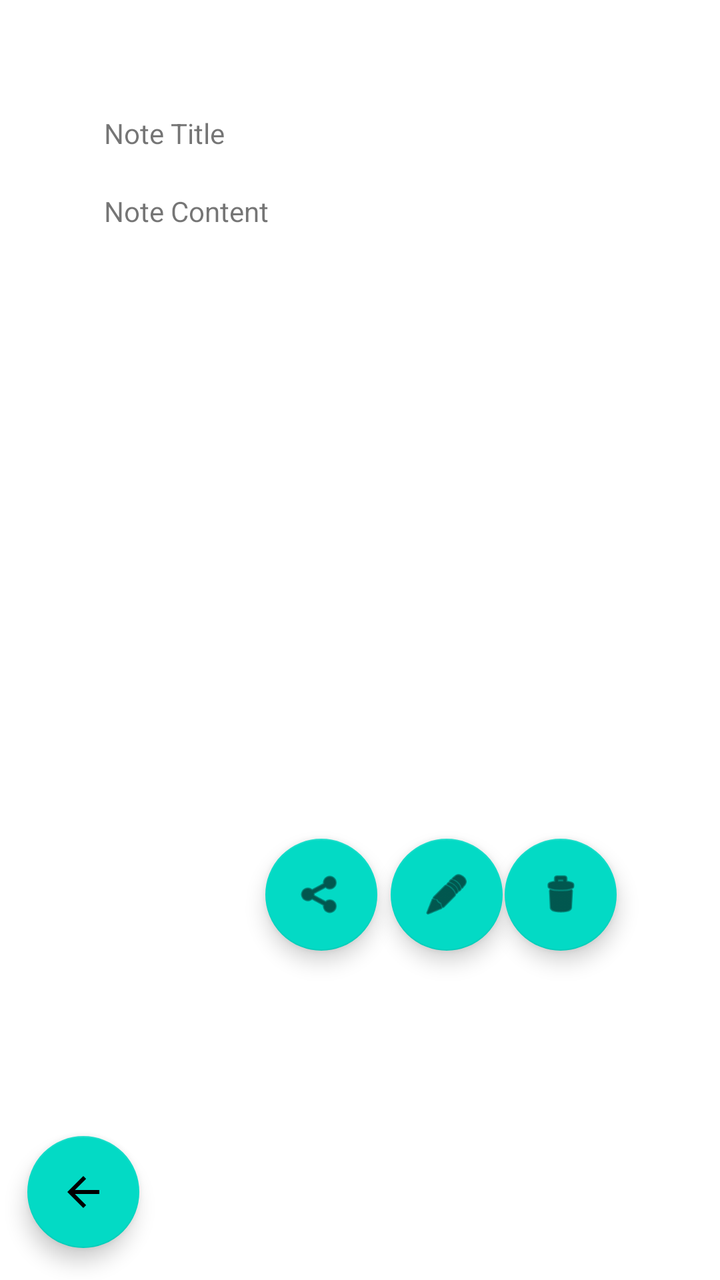
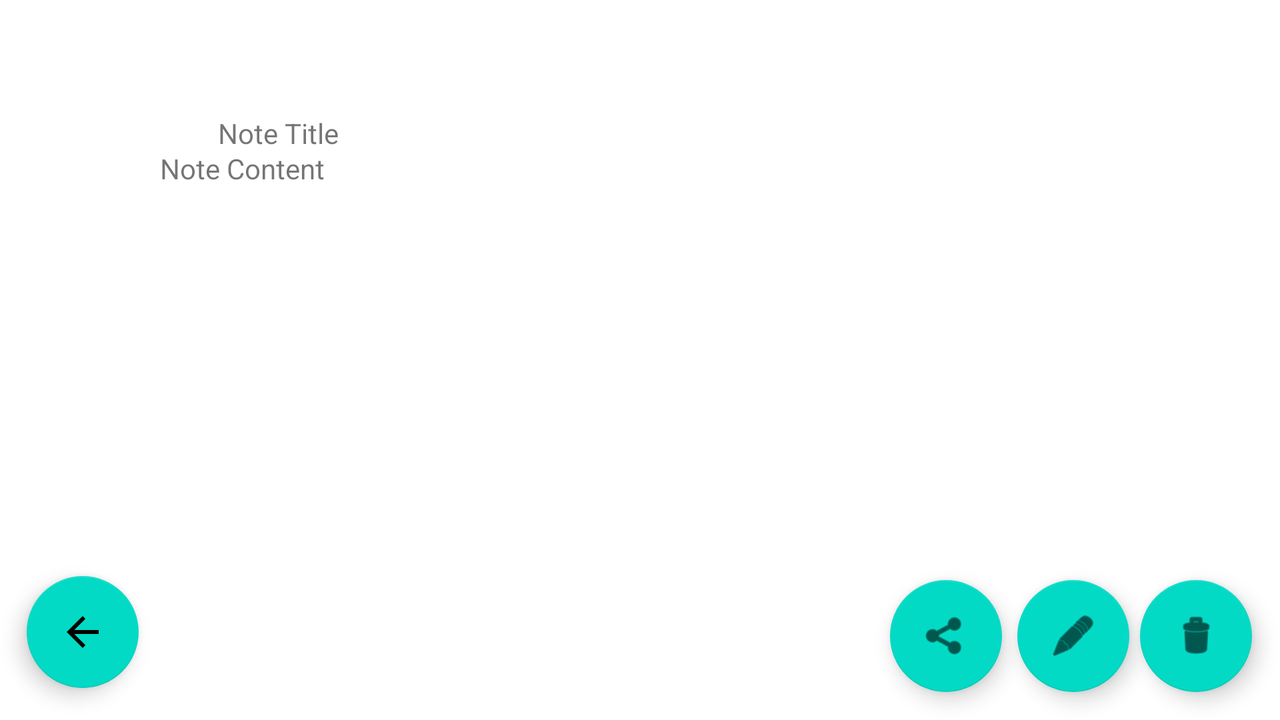

First picture: res/layout/ on a phone held upright. Second picture: the repository's own variant of that layout, on a device whose configuration matches the variant's folder. Source for both follows.
<!-- AndroidManifest.xml: application theme Theme.Smith_TaylorJ -->
<!-- res/layout/activity_course_note_details.xml -->
<?xml version="1.0" encoding="utf-8"?>
<androidx.constraintlayout.widget.ConstraintLayout xmlns:android="http://schemas.android.com/apk/res/android"
    xmlns:app="http://schemas.android.com/apk/res-auto"
    xmlns:tools="http://schemas.android.com/tools"
    android:layout_width="match_parent"
    android:layout_height="match_parent"
    tools:context=".CourseNoteDetailsActivity">

    <TextView
        android:id="@+id/noteContentTextView"
        android:layout_width="299dp"
        android:layout_height="308dp"
        android:layout_marginStart="52dp"
        android:layout_marginLeft="52dp"
        android:layout_marginTop="96dp"
        android:text="Note Content"
        app:layout_constraintStart_toStartOf="parent"
        app:layout_constraintTop_toTopOf="parent" />

    <TextView
        android:id="@+id/noteTitleTextView"
        android:layout_width="wrap_content"
        android:layout_height="wrap_content"
        android:layout_marginStart="52dp"
        android:layout_marginLeft="52dp"
        android:layout_marginBottom="20dp"
        android:text="Note Title"
        app:layout_constraintBottom_toTopOf="@+id/noteContentTextView"
        app:layout_constraintStart_toStartOf="parent" />

    <com.google.android.material.floatingactionbutton.FloatingActionButton
        android:id="@+id/shareNoteBtn"
        android:layout_width="wrap_content"
        android:layout_height="wrap_content"
        android:clickable="true"
        app:layout_constraintBottom_toBottomOf="parent"
        app:layout_constraintEnd_toEndOf="parent"
        app:layout_constraintHorizontal_bias="0.436"
        app:layout_constraintStart_toStartOf="parent"
        app:layout_constraintTop_toTopOf="parent"
        app:layout_constraintVertical_bias="0.718"
        app:srcCompat="@android:drawable/ic_menu_share" />

    <com.google.android.material.floatingactionbutton.FloatingActionButton
        android:id="@+id/editNoteBtn"
        android:layout_width="wrap_content"
        android:layout_height="wrap_content"
        android:clickable="true"
        app:layout_constraintBottom_toBottomOf="parent"
        app:layout_constraintEnd_toEndOf="parent"
        app:layout_constraintHorizontal_bias="0.642"
        app:layout_constraintStart_toStartOf="parent"
        app:layout_constraintTop_toTopOf="parent"
        app:layout_constraintVertical_bias="0.718"
        app:srcCompat="@android:drawable/ic_menu_edit" />

    <com.google.android.material.floatingactionbutton.FloatingActionButton
        android:id="@+id/deleteNoteBtn"
        android:layout_width="wrap_content"
        android:layout_height="wrap_content"
        android:clickable="true"
        app:layout_constraintBottom_toBottomOf="parent"
        app:layout_constraintEnd_toEndOf="parent"
        app:layout_constraintHorizontal_bias="0.83"
        app:layout_constraintStart_toStartOf="parent"
        app:layout_constraintTop_toTopOf="parent"
        app:layout_constraintVertical_bias="0.718"
        app:srcCompat="@android:drawable/ic_menu_delete" />

    <com.google.android.material.floatingactionbutton.FloatingActionButton
        android:id="@+id/backToCourseNotesBtn"
        android:layout_width="wrap_content"
        android:layout_height="wrap_content"
        android:layout_marginBottom="16dp"
        android:clickable="true"
        app:layout_constraintBottom_toBottomOf="parent"
        app:layout_constraintEnd_toEndOf="parent"
        app:layout_constraintHorizontal_bias="0.045"
        app:layout_constraintStart_toStartOf="parent"
        app:srcCompat="@drawable/abc_vector_test" />

</androidx.constraintlayout.widget.ConstraintLayout>
<!-- resources referenced by this layout -->
<resources>
  <style name="Theme.Smith_TaylorJ" parent="Theme.MaterialComponents.DayNight.DarkActionBar">
          
          <item name="colorPrimary">@color/purple_500</item>
          <item name="colorPrimaryVariant">@color/purple_700</item>
          <item name="colorOnPrimary">@color/white</item>
          
          <item name="colorSecondary">@color/teal_200</item>
          <item name="colorSecondaryVariant">@color/teal_700</item>
          <item name="colorOnSecondary">@color/black</item>
          
          <item name="android:statusBarColor" tools:targetApi="l">?attr/colorPrimaryVariant</item>
          
      </style>
</resources>
<!-- res/layout-land/activity_course_note_details.xml (the repository's variant of the layout above) -->
<!-- drawn on the phone turned sideways -->
<?xml version="1.0" encoding="utf-8"?>
<androidx.constraintlayout.widget.ConstraintLayout xmlns:android="http://schemas.android.com/apk/res/android"
    xmlns:app="http://schemas.android.com/apk/res-auto"
    xmlns:tools="http://schemas.android.com/tools"
    android:layout_width="match_parent"
    android:layout_height="match_parent"
    tools:context=".CourseNoteDetailsActivity">

    <TextView
        android:id="@+id/noteContentTextView"
        android:layout_width="480dp"
        android:layout_height="211dp"
        android:text="Note Content"
        app:layout_constraintBottom_toBottomOf="parent"
        app:layout_constraintEnd_toEndOf="parent"
        app:layout_constraintStart_toStartOf="parent"
        app:layout_constraintTop_toTopOf="parent" />

    <TextView
        android:id="@+id/noteTitleTextView"
        android:layout_width="wrap_content"
        android:layout_height="wrap_content"
        android:layout_marginBottom="16dp"
        android:text="Note Title"
        app:layout_constraintBottom_toBottomOf="parent"
        app:layout_constraintEnd_toEndOf="parent"
        app:layout_constraintHorizontal_bias="0.188"
        app:layout_constraintStart_toStartOf="parent"
        app:layout_constraintTop_toTopOf="parent"
        app:layout_constraintVertical_bias="0.175" />

    <com.google.android.material.floatingactionbutton.FloatingActionButton
        android:id="@+id/shareNoteBtn"
        android:layout_width="wrap_content"
        android:layout_height="wrap_content"
        android:clickable="true"
        app:layout_constraintBottom_toBottomOf="parent"
        app:layout_constraintEnd_toEndOf="parent"
        app:layout_constraintHorizontal_bias="0.762"
        app:layout_constraintStart_toStartOf="parent"
        app:layout_constraintTop_toTopOf="parent"
        app:layout_constraintVertical_bias="0.954"
        app:srcCompat="@android:drawable/ic_menu_share" />

    <com.google.android.material.floatingactionbutton.FloatingActionButton
        android:id="@+id/editNoteBtn"
        android:layout_width="wrap_content"
        android:layout_height="wrap_content"
        android:clickable="true"
        app:layout_constraintBottom_toBottomOf="parent"
        app:layout_constraintEnd_toEndOf="parent"
        app:layout_constraintHorizontal_bias="0.871"
        app:layout_constraintStart_toStartOf="parent"
        app:layout_constraintTop_toTopOf="parent"
        app:layout_constraintVertical_bias="0.954"
        app:srcCompat="@android:drawable/ic_menu_edit" />

    <com.google.android.material.floatingactionbutton.FloatingActionButton
        android:id="@+id/deleteNoteBtn"
        android:layout_width="wrap_content"
        android:layout_height="wrap_content"
        android:clickable="true"
        app:layout_constraintBottom_toBottomOf="parent"
        app:layout_constraintEnd_toEndOf="parent"
        app:layout_constraintHorizontal_bias="0.976"
        app:layout_constraintStart_toStartOf="parent"
        app:layout_constraintTop_toTopOf="parent"
        app:layout_constraintVertical_bias="0.954"
        app:srcCompat="@android:drawable/ic_menu_delete" />

    <com.google.android.material.floatingactionbutton.FloatingActionButton
        android:id="@+id/backToCourseNotesBtn"
        android:layout_width="wrap_content"
        android:layout_height="wrap_content"
        android:layout_marginBottom="16dp"
        android:clickable="true"
        app:layout_constraintBottom_toBottomOf="parent"
        app:layout_constraintEnd_toEndOf="parent"
        app:layout_constraintHorizontal_bias="0.023"
        app:layout_constraintStart_toStartOf="parent"
        app:srcCompat="@drawable/abc_vector_test" />

</androidx.constraintlayout.widget.ConstraintLayout>
